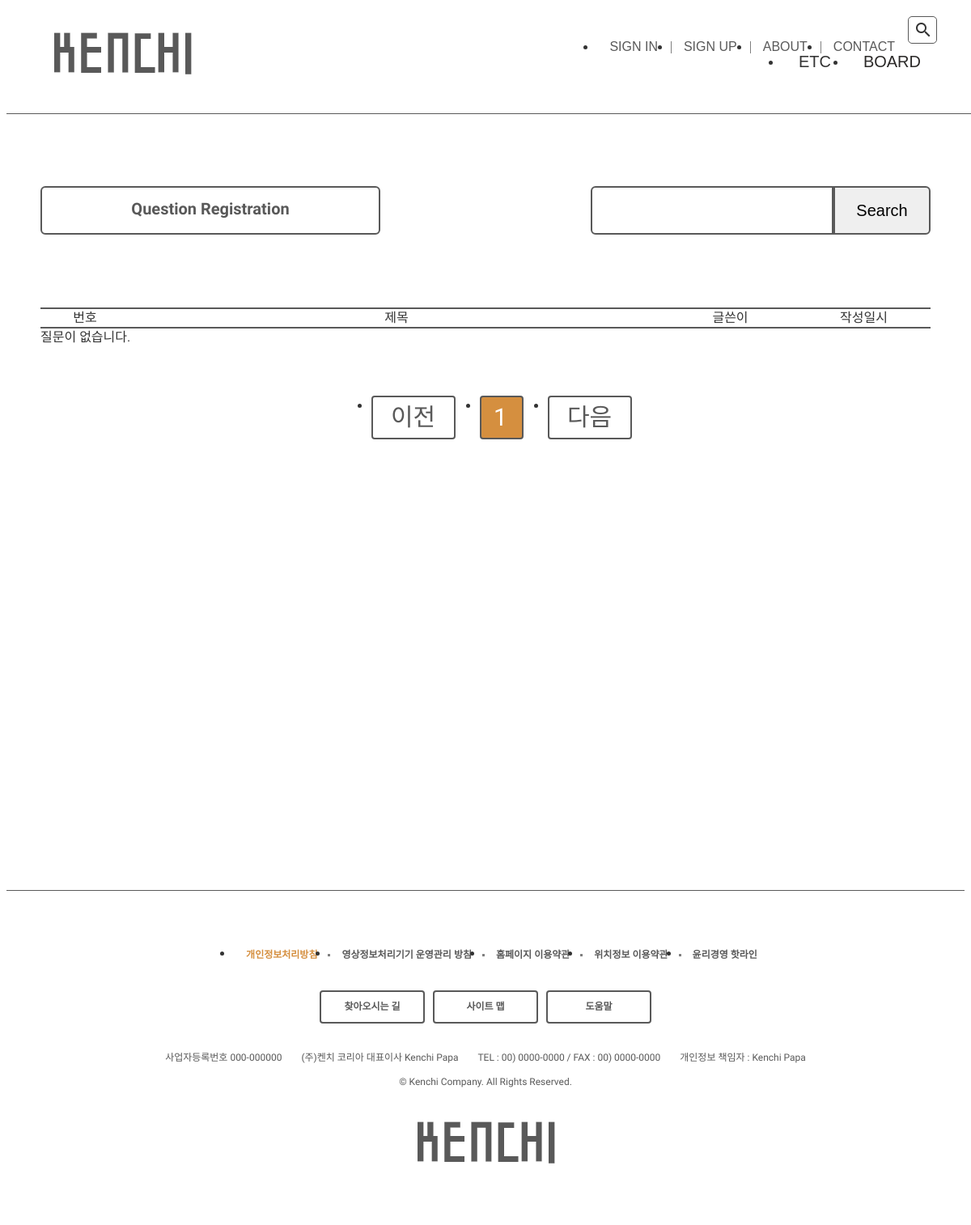
Page /pybo/ on the earlier database version.
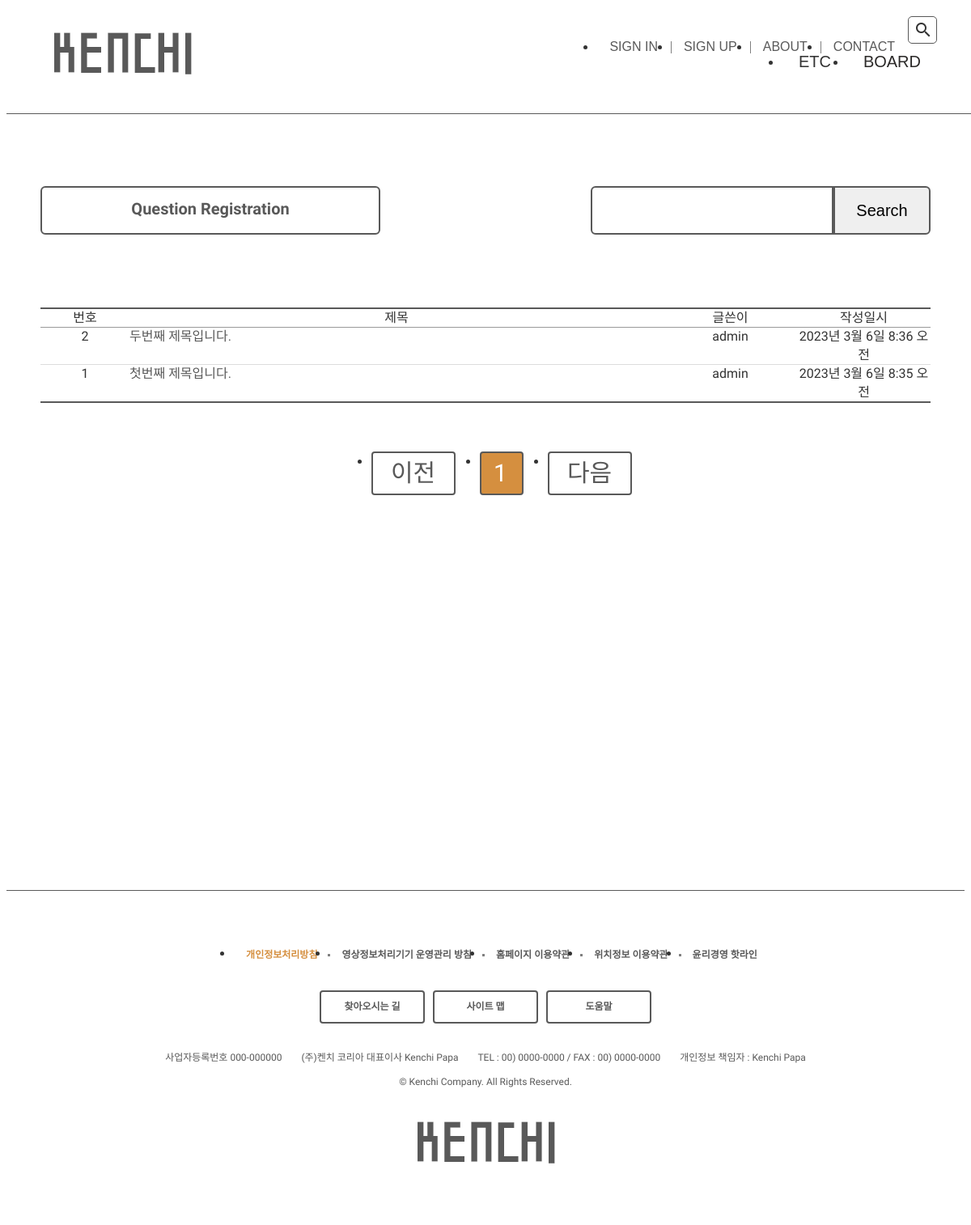
Same page on the later database version.
### pybo/models.py (models this page shows, shortened)
class Question(models.Model):
    author = models.ForeignKey(User, on_delete=models.CASCADE, related_name='author_question')
    subject = models.CharField(max_length=200)
    content = models.TextField()
    create_date = models.DateTimeField()
    modify_date = models.DateTimeField(null=True, blank=True)
    voter = models.ManyToManyField(User, related_name='voter_question')  # 추천인 추가

### pybo/views/base_views.py (the view, shortened to what this page needs)
# urls.py: path('', views.index, name='index')  # '/'에 해당되는 path
def index(request):
    page = request.GET.get('page', '1')  # 페이지  default
    kw = request.GET.get('kw', '')  # 검색어
    question_list = Question.objects.order_by('-create_date')
    paginator = Paginator(question_list, 10)  # 페이지당 10개씩 보여주기
    page_obj = paginator.get_page(page)  # 해당 페이지의 데이터만 조회하도록 쿼리가 변경된다.
    context = {'question_list': page_obj, 'page': page, 'kw': kw}
    return render(request, 'pybo/question_list.html', context)

### pybo/templatetags/pybo_filter.py (called while the page is built)
@register.filter
def sub(value, arg):
    return value - arg  # 기존 값 value에서 입력으로 받은 값 arg를 빼서 return

### templates/pybo/question_list.html (shortened to what this page needs)
{% extends 'kenchi/base.html' %}
{% load pybo_filter %}
{% block content %}
    <section class="questions">
        <div class="inner">
            <div class="top-item">
                <a href="" class="question-regist">Question Registration</a>
                <input type="text" class="search-question">
                <button type="button" class="search-question-btn">Search</button>
            </div>
            <div class="board-wrap">
                <div class="board-list">
                    <div class="top">
                        <div class="num">번호</div>
                        <div class="title">제목</div>
                        <div class="writer">글쓴이</div>
                        <div class="date">작성일시</div>
                    </div>
                    {% if question_list %}
                    {% for question in question_list %}
                    <div>
                        <div class="num">{{ question_list.paginator.count|sub:question_list.start_index|sub:forloop.counter0|add:1 }}</div>
                        <div class="title">
                            <a href="{% url 'pybo:detail' question.id %}">{{ question.subject }}</a>
                        </div>
                        <div class="writer">{{ question.author.username }}</div>
                        <div class="date">{{ question.create_date }}</div>
                    </div>
                    {% endfor %}
                    {% else %}
                    <tr>
                        <td colspan="4">질문이 없습니다.</td>
                    </tr>
                    {% endif %}
                    </div>
            </div>
                <div class="inner-page">
<ul class="pagination">
    <div>
    {% if question_list.has_previous %}
    <li class="page-item-left">
        <a class="page-link" data-page="{{ question_list.previous_page_number }}" href="javascript:void(0)">이전</a>
    </li>
    {% else %}
    <li class="page-item-left disabled">
        <a class="page-link" tabindex="-1" aria-disabled="true" href="#">이전</a>
    </li>
    {% endif %}
            {% for page_number in question_list.paginator.page_range %}
            {% if page_number >= question_list.number|add:-5 and page_number <= question_list.number|add:5 %}
            {% if page_number == question_list.number %}
    <li class="page-item active" aria-current="page">
        <a class="page-link" data-page="{{ page_number }}" href="javascript:void(0)">1</a>
    </li>
    {% else %}
    <li class="page-item">
        <a class="page-link" data-page="{{ page_number }}" href="javascript:void(0)">1</a>
    </li>
    {% endif %}
    {% endif %}
    {% endfor %}
    {% if question_list.has_next %}
    <li class="page-item-right">
        <a class="page-link" data-page="{{ question_list.next_page_number }}" href="javascript:void(0)">다음</a>
    </li>
    {% else %}
    <li class="page-item-right disabled">
        <a class="page-link" tabindex="-1" aria-disabled="true" href="#">다음</a>
    </li>
    {% endif %}
        </div>
</ul>
        </div>
    </section>
{% endblock %}

Differences in the rows shown:
added Question: paginator.count|sub "2", subject "두번째 제목입니다.", author.username "admin", create_date "2023년 3월 6일 8:36 오전"
added Question: paginator.count|sub "1", subject "첫번째 제목입니다.", author.username "admin", create_date "2023년 3월 6일 8:35 오전"
Other differences:
text no longer shown: "질문이 없습니다."
